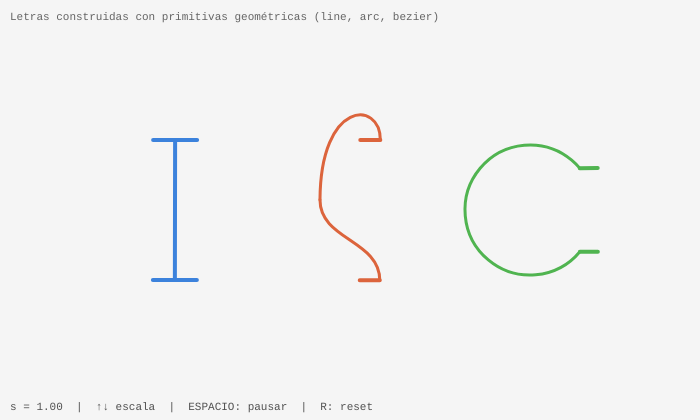
Frame 1 (no input)
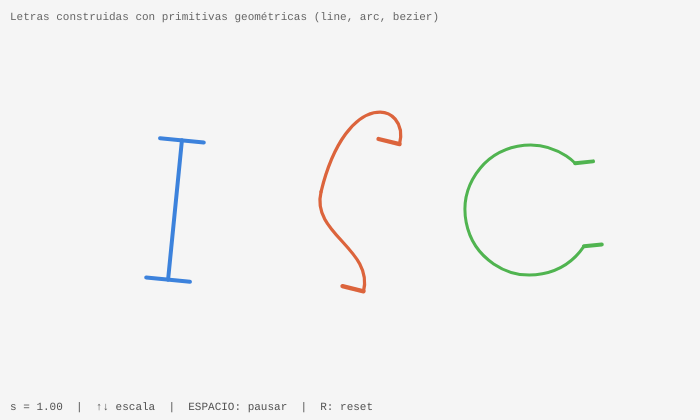
Frame 60 (no input)
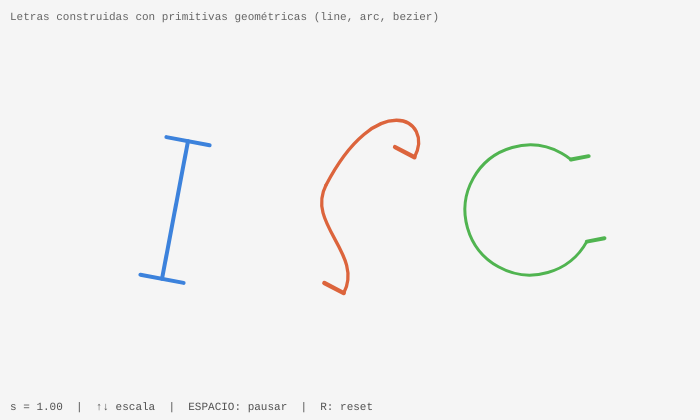
Frame 120 (the mouse pressed at the canvas centre since frame 60)

The p5.js sketch that drew these frames (run headless with seeded random() and noise() and a simulated clock; from frame 60 on, the mouse is pressed at the canvas centre):

// p5.js sketch
// ── sketch.js
// CAPÍTULO 8 — Desafío 3: Palabra geométrica con line()
// Las letras "ISC" se construyen con primitivas geométricas
 
let theta;    // rotación global
let s;        // escala global
let animando;
 
function setup() {
  createCanvas(700, 420);
  theta   = 0;
  s       = 1.0;
  animando = true;
}
 
function draw() {
  background(245);
 
  if (animando) theta += 0.008;
 
  // Titulo
  noStroke();
  fill(100);
  textFont('monospace');
  textSize(11);
  textAlign(LEFT);
  text('Letras construidas con primitivas geométricas (line, arc, bezier)', 10, 20);
 
  // Dibujar "ISC" con Transformaciones 
 
  // I — centrada en (175, 210)
  push();
    translate(175, 210);
    rotate(sin(theta * 0.7) * 0.3);
    scale(s);
    dibujarI(color(60, 130, 220));
  pop();
 
  // S — centrada en (350, 210)
  push();
    translate(350, 210);
    rotate(theta * 0.5);
    scale(s * (1 + 0.1 * sin(theta * 2)));
    dibujarS(color(220, 100, 60));
  pop();
 
  // C — centrada en (530, 210)
  push();
    translate(530, 210);
    rotate(-sin(theta * 0.9) * 0.25);
    scale(s);
    dibujarC(color(80, 180, 80));
  pop();
 
  // HUD
  noStroke();
  fill(80);
  textSize(11);
  textFont('monospace');
  textAlign(LEFT);
  text(`s = ${nf(s,1,2)}  |  ↑↓ escala  |  ESPACIO: pausar  |  R: reset`, 10, height - 10);
}
 
// Letra I 
function dibujarI(c) {
  stroke(c);
  strokeWeight(4);
 
  // Trazo vertical
  line(0, -70, 0, 70);
 
  // Serifa superior
  line(-22, -70, 22, -70);
 
  // Serifa inferior
  line(-22, 70, 22, 70);
}
 
// Letra S
function dibujarS(c) {
  stroke(c);
  strokeWeight(3);
  noFill();
 
  // S = dos arcos Bézier encadenados
  // Arco superior (de derecha a izquierda)
  bezier( 30, -70,
          30, -110,
         -30, -110,
         -30,  -10);
 
  // Arco inferior (de izquierda a derecha)
  bezier(-30,  -10,
         -30,   30,
          30,   30,
          30,   70);
 
  // Extremos con serifa pequeña
  strokeWeight(4);
  line(30, -70, 10, -70);
  line(30,  70, 10,  70);
}
 
// Letra C 
function dibujarC(c) {
  stroke(c);
  strokeWeight(3);
  noFill();
 
  // Arco principal — casi círculo abierto a la derecha
  arc(0, 0, 130, 130, radians(40), radians(320));
 
  // Terminaciones horizontales
  strokeWeight(4);
  let abre = radians(40);
  let xT = cos(abre) * 65;
  let yT = sin(abre) * 65;
  line(xT, yT, xT + 18, yT);          // terminal superior
  line(xT, -yT, xT + 18, -yT);        // terminal inferior
}
 
function keyPressed() {
  if (keyCode === UP_ARROW)   s = min(s + 0.1, 3);
  if (keyCode === DOWN_ARROW) s = max(s - 0.1, 0.3);
  if (key === ' ')            animando = !animando;
  if (key === 'r' || key === 'R') { theta = 0; s = 1; animando = true; }
}
 
